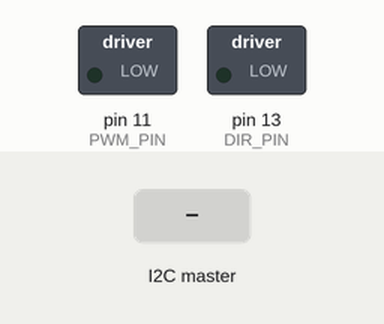
Simulated run of this sketch. Board: Arduino Uno, built with avr-gcc and run on an emulated ATmega328P. Shown: switched loads named in the sketch (green lamp = pin HIGH). The test bench sets the inputs (shaded band). What the sketch prints to the serial monitor is not drawn.

Above: at 1.2 s.
1.3 s: the I2C master sends the byte 1
At 2.6 s:
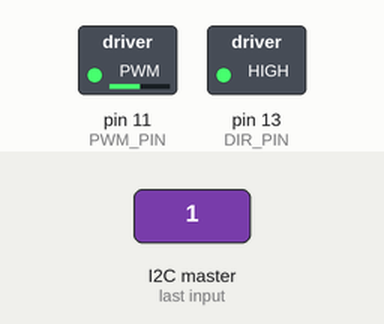
Timing chart, 0 to 4.3 s (numbered marks = the images above; inputs shaded):
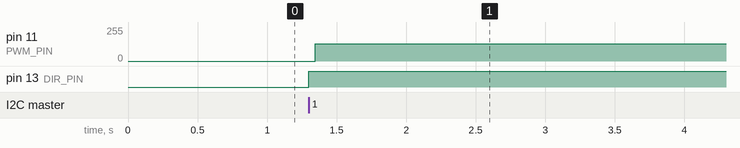

The sketch:

slave_encoder_motor.ino
```cpp
#include <Wire.h>

#define DIR_PIN 13
#define PWM_PIN 11

int enablePin = 7;
int state = 0;

const int PULSES_PER_REVOLUTION = 1;
const int MOTOR_SPEED = 100;

volatile int16_t encoderPos = 0;
volatile int16_t prevEncoderPos = 0;
int circle, cross;

void setup() {
  Serial.begin(115200);

  Wire.begin(7);
  Wire.onReceive(receiveEvent);
  stopMotor();

  pinMode(DIR_PIN, OUTPUT);
  pinMode(PWM_PIN, OUTPUT);

  digitalWrite(enablePin, LOW);

  Serial.println("System ready...");
}

void loop() {
  // Serial.println(circle);
    Serial.print(circle);
    Serial.println(cross);
  if (circle == 1){
    state = 1;
  }
  else if (cross == 1){
    state = 0;
  }
  if (state == 1) {
      rotateMotor();
  } else {
      stopMotor();
  }

}

void receiveEvent(int bytes) {
  if (Wire.available()) {
    // long highByte = Wire.read();
    // long lowByte = Wire.read();
    circle = Wire.read();
    cross = Wire.read();
    // Serial.println("available");
    // encoderPos = (highByte << 8) | lowByte;
  }
}

void rotateMotor() {
  digitalWrite(DIR_PIN, HIGH);
  for(int i=0;i<100;i++)
  {
    digitalWrite(PWM_PIN, HIGH);
   delayMicroseconds(1000);
    digitalWrite(PWM_PIN, LOW);
   delayMicroseconds(1000);
  }
}

void stopMotor() {
  digitalWrite(enablePin, HIGH);
}
```

Measured:
- after the input at 1.3 s, pin 11 (PWM_PIN): 0/255 → 129/255 at once; pin 13 (DIR_PIN): LOW → HIGH at once
